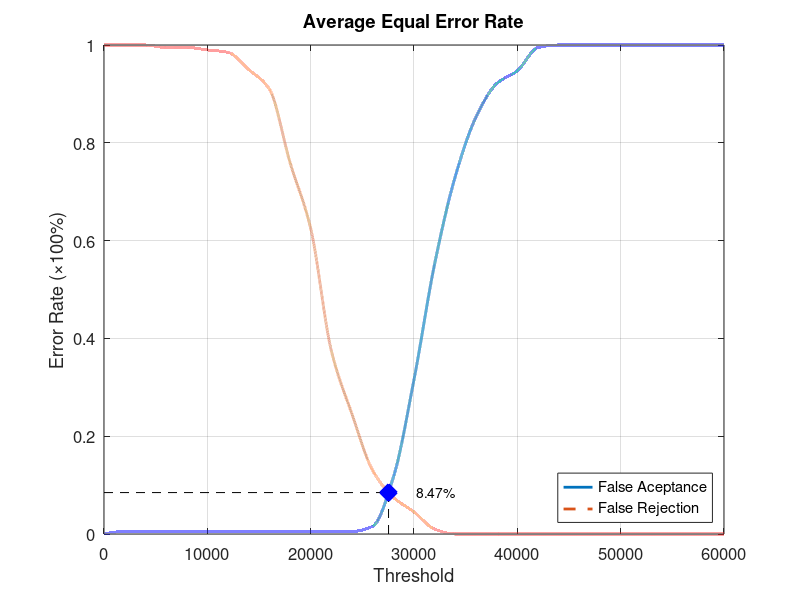
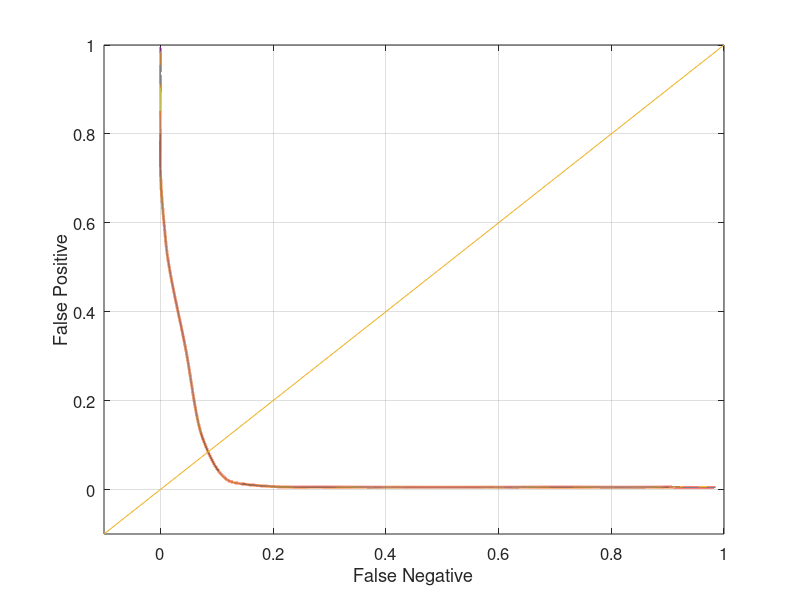

The MATLAB script that drew these images, in order:
function yEER = Database3_2
close all;
clear;
clc;
x = 0:2000:60000;
xq = 0:0.5:60000;

y0 = [0 0.00526316 0.00526316 0.00526316 0.00526316 0.00526316 0.00526316 0.00526316 0.00526316 0.00526316 0.00526316 0.00526316 0.00526316 0.0157895 0.115789 0.315789 0.552632 0.731579 0.852632 0.921053 0.947368 0.994737 1 1 1 1 1 1 1 1 1];
yy0 = interp1(x, y0, xq, 'pchip');
y1 = [1 1 1 0.995 0.995 0.99 0.985 0.95 0.91 0.76 0.625 0.375 0.245 0.13 0.075 0.045 0.01 0 0 0 0 0 0 0 0 0 0 0 0 0 0];
yy1 = interp1(x, y1, xq, 'pchip');

% Calculating EER: 
y2 = abs(y0 - y1);
find(y2 == min(y2))
yy2 = abs(yy0 - yy1);
xEER = find(yy2 == min(yy2));
xEERIndex = xq(xEER) % X-axis EER
yEER = yy0(xEER) % Y-axis EER

main = figure
plot(xq, yy0,'-','LineWidth', 2);	hold on
plot(xq, yy1,'--','LineWidth', 2);	hold on
plot([xEERIndex xEERIndex], [0 yEER], 'k--');	hold on
plot([0 xEERIndex], [yEER yEER], 'k--');	hold on
plot(xEERIndex, yEER, 'bx', 'LineWidth', 10);	hold on
text(xEERIndex + 10 * xEERIndex / 100, yEER, [num2str(round((10000 * yEER)) / 100) '%'])
legend('False Aceptance', 'False Rejection', 'Location', 'SouthEast')
xlabel('Threshold')
ylabel('Error Rate (\times100%)')
title('Average Equal Error Rate')
set(gca, 'FontSize', 12)
axis([0 60000 0 1])
grid on

print(main, 'Database3_2Main', '-dpng');
FNRxFPR = figure('Color', [1 1 1]);
plot(yy1, yy0, '-', yy1, yy0, 'LineWidth', 2);
hold on
y = -0.1:0.1:1
plot(y, y); 
set(gca, 'FontSize', 12)
xlabel('False Negative')
ylabel('False Positive')
axis([-0.1 1 -0.1 1])
set(gca, 'FontSize', 12)
grid on

print(FNRxFPR, 'Database3_2FNRxFPR','-dpng');
end
